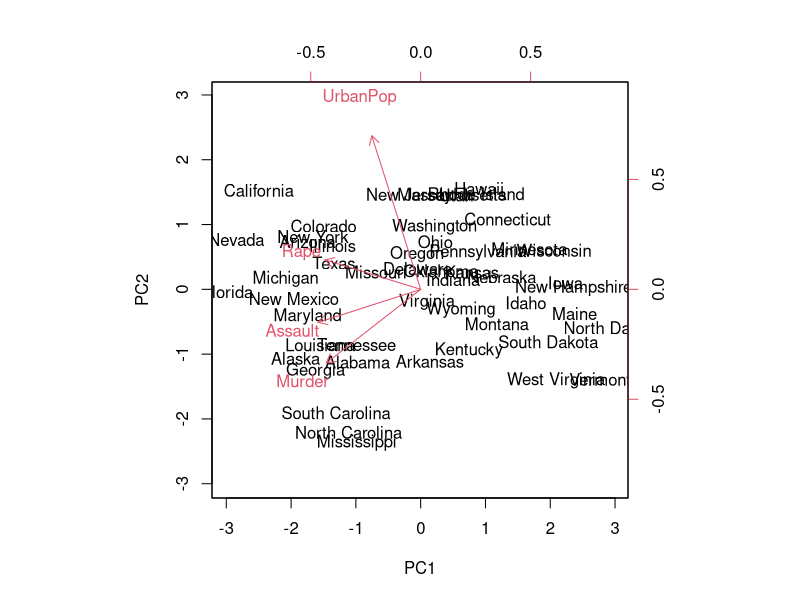
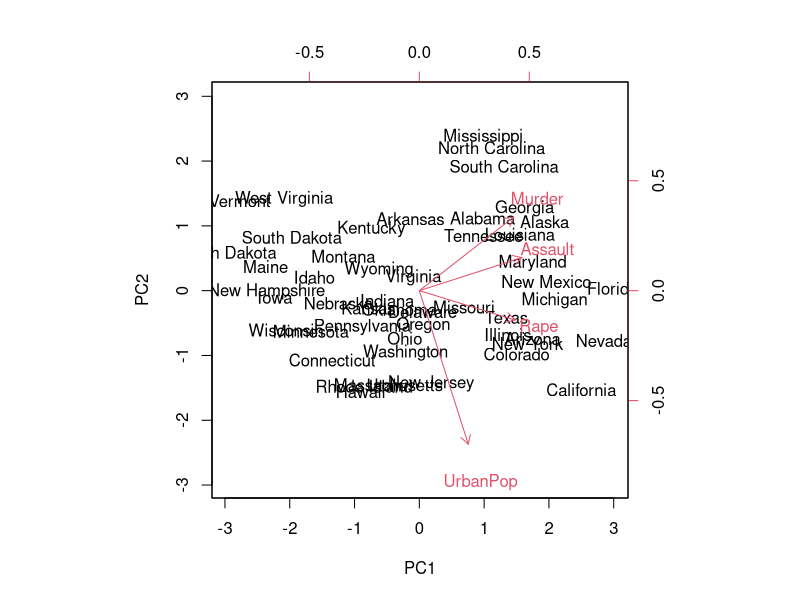
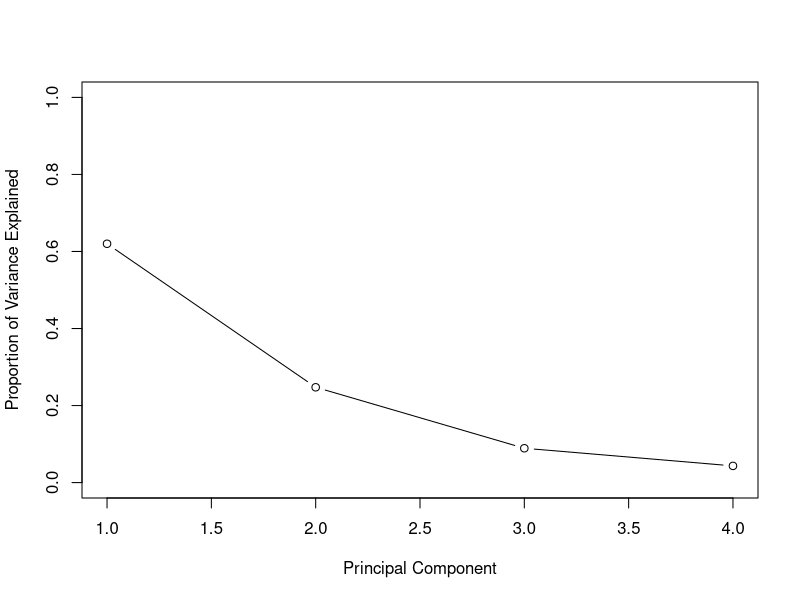
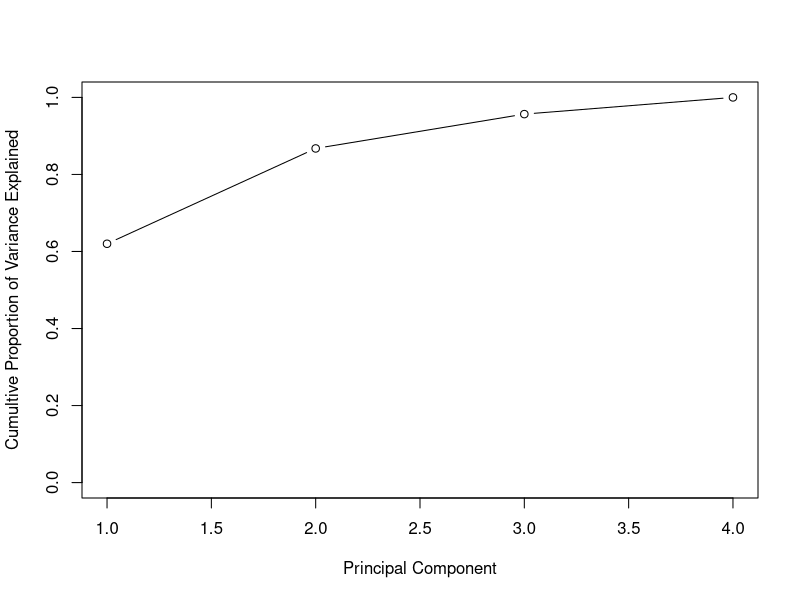

These charts were generated, in order, by the following R code:
# Lab 1: Principal Compenants Anlaysis 

states <- row.names(USArrests)
states

names(USArrests)

# Apply() funciton allows us to apply a function in this case mena() to each row and column of the data set
# second input doneates whether we wish to compute the meanof the rows ->> 1, or the columns --> 2 
apply(USArrests, 2, var)

# It is critical to standardize the variable to have mean zero and s.d. 1 before perorming PCA 
# BY DEFAULT prcomp() centers the variables to have mean zero 
# Scale=TRUE allows you to scale the variables to have standard deviation 1 

# Do principal components analusis using the prcomp() function
pr.out <- prcomp(USArrests, scale=TRUE)

names(pr.out)

#center and sacle components correspond to the means and s.d. respectively. 
pr.out$center
pr.out$scale

# The rotation matrix provides the Principal component loadings, each column of pr.out$rotation contains the corresponding principal component loading vector 
pr.out$rotation

# We see that there is 4 distinct principal components 

# We don't have to mutiply the data by the principal component loading vectors in order to obtain the principal component score vectors. 
# It's already built in. 
dim(pr.out$x)
# Make sure to pass through scale=- to ensure that the arrows are scaled to represent the loadings 
biplot(pr.out, scale=0)

# Principal components are only unique up to a sgin change
pr.out$rotation=-pr.out$rotation
pr.out$x=-pr.out$x
biplot(pr.out, scale=0)

# display each respective s.d.
pr.out$sdev

# displaying variance by squaring each s.d. term below 
pr.var=pr.out$sdev^2
pr.var

pve <- pr.var/sum(pr.var)
pve

plot(pve, xlab="Principal Component", ylab="Proportion of Variance Explained", ylim=c(0,1), type="b")

plot(cumsum(pve), xlab="Principal Component", ylab="Cumultive Proportion of Variance Explained", ylim=c(0,1), type="b")

# Background, cumsum() computes the cum. sum of the elements of a numeric vector 
a <- c(1,2,8, -3)
cumsum(a)



